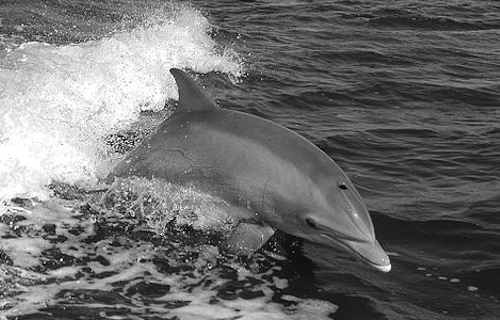
#> input picture dolphin.png, 500 x 320 px
$ jupyter execute --allow-errors 2A-L1_Images_as_functions.ipynb   (shell and % lines are left out)   (older library calls are emulated)
#> lines starting #> are read from the running program, lines starting #| are printed output that depends on the picture
[cell 1]
import cv2
from matplotlib import pyplot as plt
import numpy as np

[cell 2]
imgbgr = cv2.imread('lena.png')
#> (the rest of this cell did not finish here and is left out)

#> (a cell that did not finish here is left out)

#> (a cell that did not finish here is left out)

#> (a cell that did not finish here is left out)

#> (a cell that did not finish here is left out)

[cell 7]
dolphin = cv2.imread('dolphin.png')
#> dolphin is the input picture: shape (320, 500, 3); min 0, max 255, mean 109.1
plt.imshow(dolphin, cmap='gray')

[cell 8]
bicycle = cv2.imread('bicycle.png')
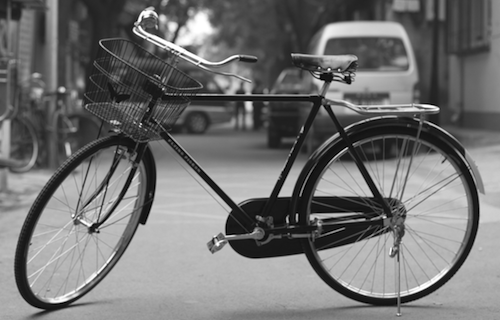
#> input picture bicycle.png, 500 x 320 px
#> bicycle is the input picture: shape (320, 500, 3); min 0, max 255, mean 114.2
plt.imshow(bicycle, cmap='gray')

## Add

[cell 9]
avg = (bicycle+dolphin)/2  # overfloww
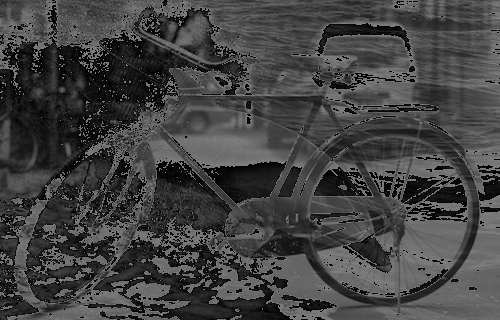
#> avg: shape (320, 500, 3) float64; min 0, max 127.5, mean 66.7
plt.imshow(avg, cmap='gray')

[cell 10]
avg = cv2.add(dolphin, bicycle) // 2  # clip both
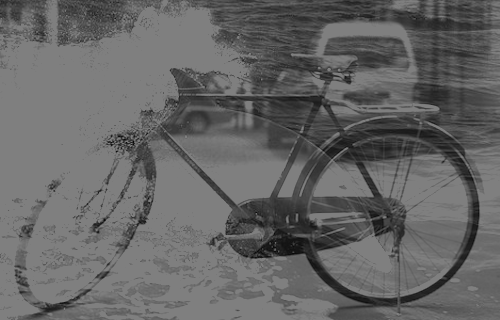
#> avg: shape (320, 500, 3); min 8, max 127, mean 101.2
plt.imshow(avg, cmap='gray')

[cell 11]
avg = cv2.add(dolphin // 2, bicycle // 2)  # requantize both
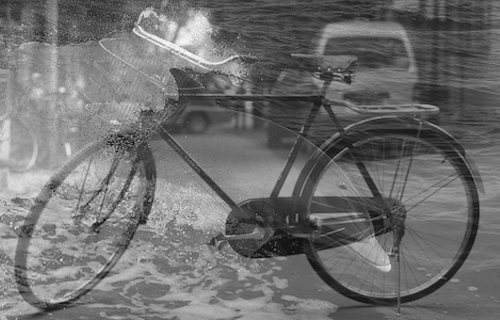
#> avg: shape (320, 500, 3); min 8, max 254, mean 111.1
plt.imshow(avg, cmap='gray')

[cell 12]
avg = cv2.addWeighted(dolphin, 0.5, bicycle, 0.5, 0)  # requantize both
plt.imshow(avg, cmap='gray')

## Multiplication

[cell 13]
cv2.multiply(dolphin, 2, )[:,:,0]

[cell 14]
plt.imshow(cv2.multiply(dolphin, 2)[:,:,0], cmap='gray', vmin=0, vmax=255)
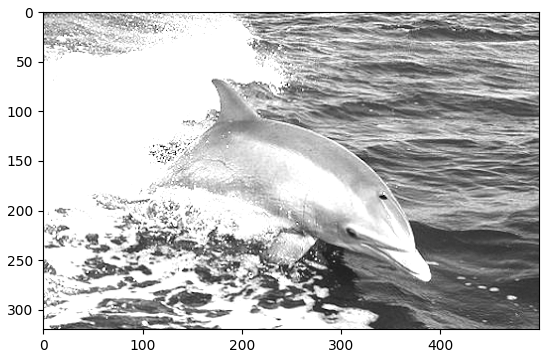
#> figure drawn by matplotlib, 1 panel

[cell 15]
plt.imshow(cv2.multiply(dolphin, 0.5)[:,:,0], cmap='gray', vmin=0, vmax=255)
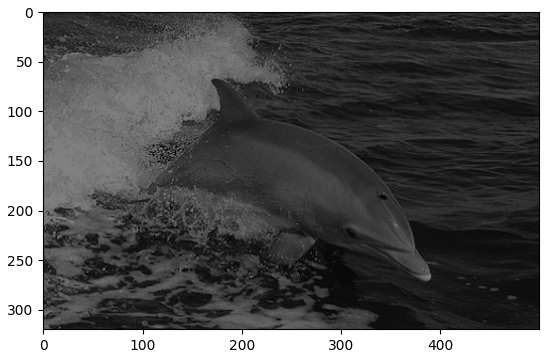
#> figure drawn by matplotlib, 1 panel

## Subtraction

[cell 16]
plt.imshow(bicycle-dolphin, cmap='gray', vmin=0, vmax=255)  # overflow
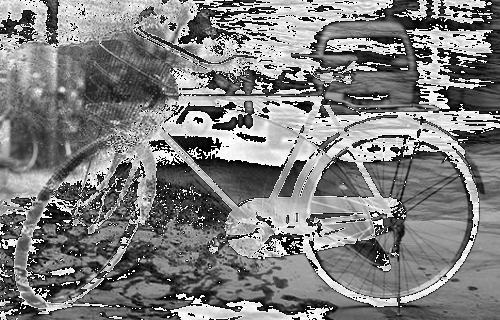
#> shown: shape (320, 500, 3); min 0, max 255, mean 126.6

[cell 17]
plt.imshow(abs(bicycle-dolphin), cmap='gray', vmin=0, vmax=255)  # overflow

[cell 18]
plt.imshow(cv2.subtract(dolphin, bicycle), cmap='gray', vmin=0, vmax=255)  # clip at 0
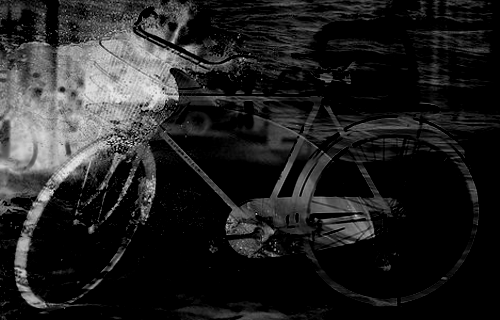
#> shown: shape (320, 500, 3); min 0, max 237, mean 34.7

[cell 19]
plt.imshow(cv2.subtract(bicycle, dolphin), cmap='gray', vmin=0, vmax=255)  # clip at 0
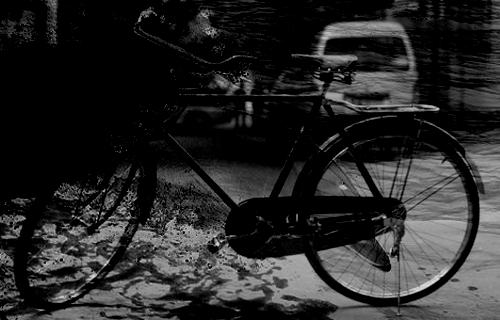
#> shown: shape (320, 500, 3); min 0, max 222, mean 39.8

[cell 20]
#absdiff = cv2.subtract(dolphin, bicycle) + cv2.subtract(bicycle, dolphin)
plt.imshow(cv2.absdiff(dolphin, bicycle), cmap='gray', vmin=0, vmax=255)
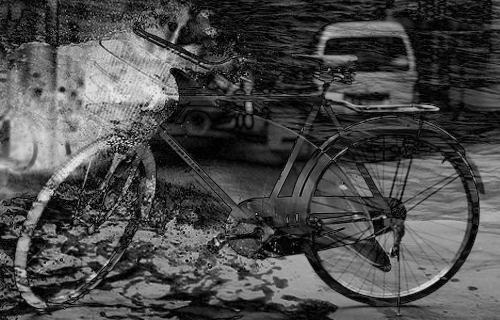
#> shown: shape (320, 500, 3); min 0, max 237, mean 74.5
